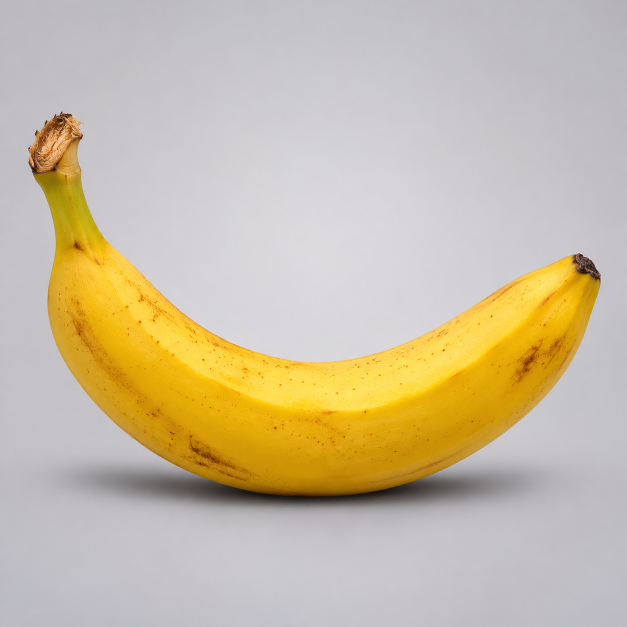
#> input picture 03_tkinter/images/banana.png, 1254 x 1254 px (shown at 1/2 size)
$ python '30_HSV색상2.py'
#> lines starting #> are read from the running program, lines starting #| are printed output that depends on the picture; after the words box and inside, x2 and y2 are one past the last pixel; in counts of white or black regions, pixels touching at a corner belong together
"""
HSV 색상을 사용
"""

import numpy as np
import cv2

# [4 lines of commented-out code are left out]
fruit = cv2.imread("../03_tkinter/images/banana.png")
#> fruit is the input picture: shape (1254, 1254, 3); mean B, G, R 164.3, 189.3, 201.6

if fruit is None:
    print("이미지가 존재하지 않습니다")
    exit(1)

# BGR → HSV 변환
hsv = cv2.cvtColor(fruit, cv2.COLOR_BGR2HSV)
#> hsv: shape (1254, 1254, 3); mean H, S, V 107.2, 51.3, 204

# HSV 채널 분리
h = hsv[:, :, 0]    # 색상 (0 ~ 179), 모든 색상 종류를 표현
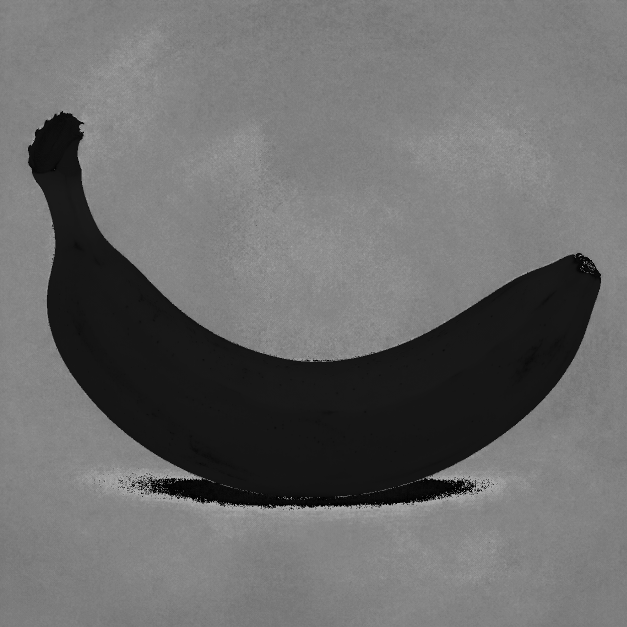
#> h: shape (1254, 1254) (shown at 1/2 size); min 0, max 179, mean 107.2
s = hsv[:, :, 1]    # 채도 (0 ~ 255), 색의 진하기를 표현
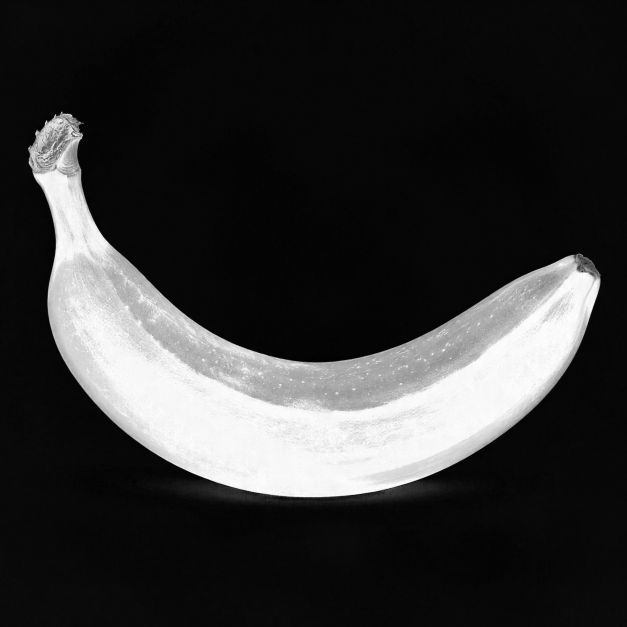
#> s: shape (1254, 1254) (shown at 1/2 size); min 0, max 255, mean 51.3
v = hsv[:, :, 2]    # 명도 (0 ~ 255), 색의 밝기를 표현
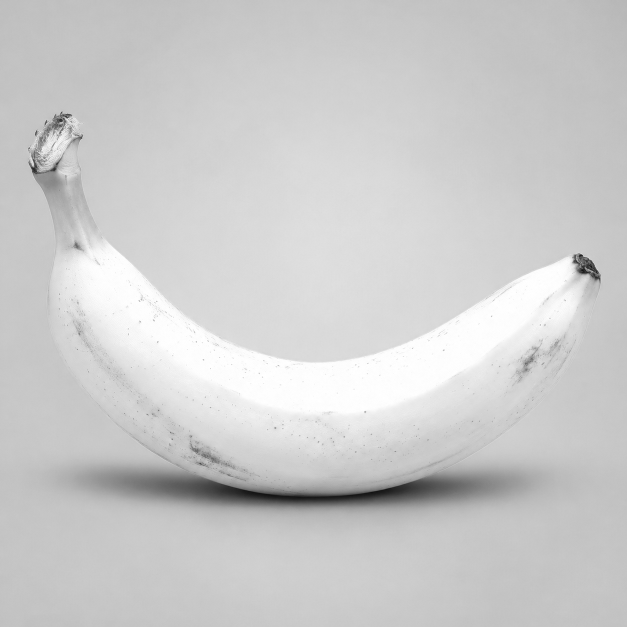
#> v: shape (1254, 1254) (shown at 1/2 size); min 11, max 255, mean 204

# 채도 채널에 OTSU이진화를 적용해서 0 <---> 255로 분리
# 채도가 0인 곳에는 검정을, 채도가 255인 곳에는 흰색을 설정
threshold, otsu = cv2.threshold(
    s, 0, 255,
    cv2.THRESH_BINARY + cv2.THRESH_OTSU)
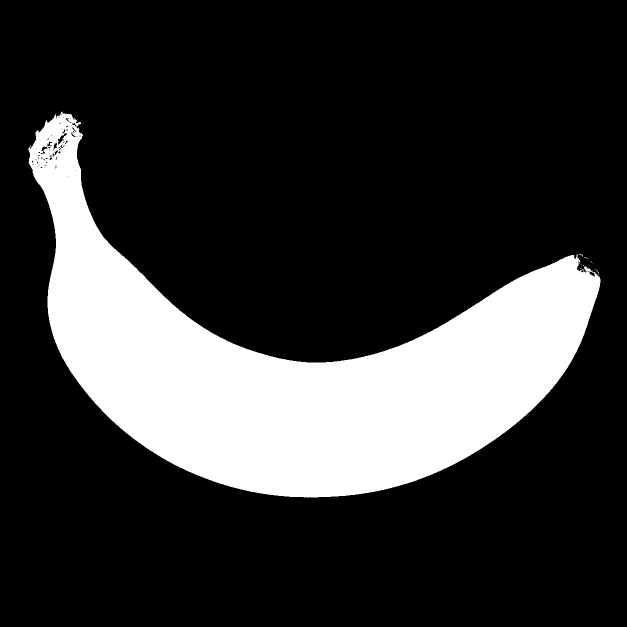
#> otsu: shape (1254, 1254) (shown at 1/2 size); 20.8% white; 20 white regions (19 under 20 px), largest, box (x1, y1, x2, y2) and area: (57, 223, 1201, 995) 327586
#> threshold = 113
print("s의 임계값", threshold)
#| s의 임계값 113.0

# mask = s > 40   # 진한 색상(과일) 찾기
mask = otsu == 255

result = fruit.copy()

result[mask] = (0, 0, 0)    # 대상은 검정
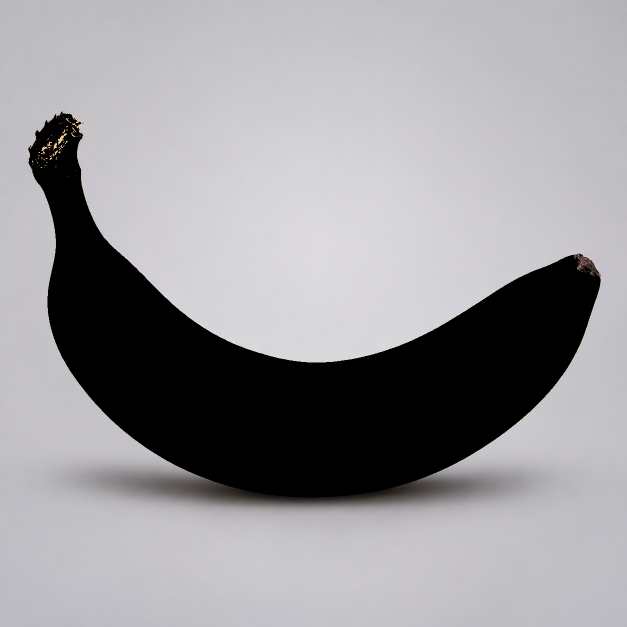
#> result: shape (1254, 1254, 3) (shown at 1/2 size); mean B, G, R 157.6, 153.8, 155.4
result[~mask] = (255, 255, 255)     # 나머지 흰색

# 리사이즈 후 병합
r1 = cv2.resize(fruit, (300, 300))
r2 = cv2.resize(result, (300, 300))
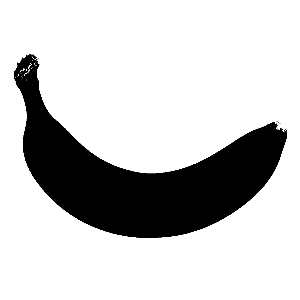
#> r2: shape (300, 300, 3); min 0, max 255, mean 201.9
merge = np.hstack((r1, r2))
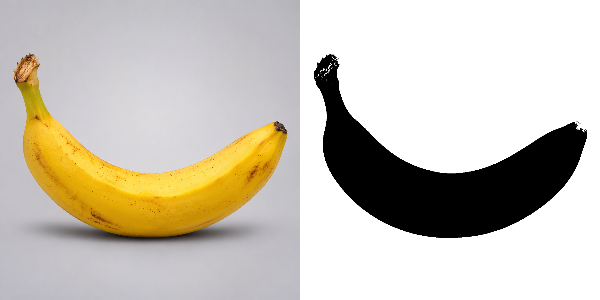
#> merge: shape (300, 600, 3); mean B, G, R 183.1, 195.5, 201.7

# 이미지 출력
cv2.imshow("merge", merge)
cv2.waitKey(0)
cv2.destroyAllWindows()

$ run again, with 02_numpy_opencv/images/orange.png copied over 03_tkinter/images/banana.png
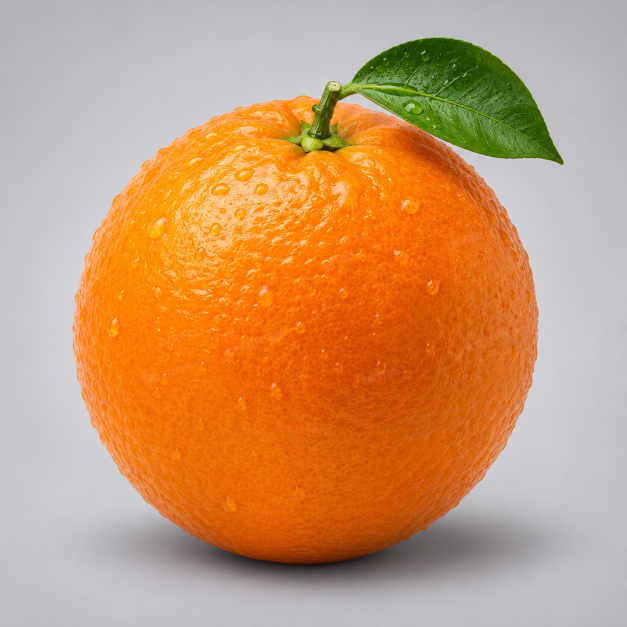
#> input picture 02_numpy_opencv/images/orange.png, 1254 x 1254 px (shown at 1/2 size)
#> fruit is the input picture: shape (1254, 1254, 3); mean B, G, R 111.9, 153.6, 201.6
#> hsv: shape (1254, 1254, 3); mean H, S, V 72.6, 111.9, 205.3
#> `threshold, otsu = cv2.threshold( s, 0, 255, cv2.THRESH_BINARY + cv2.TH..`:
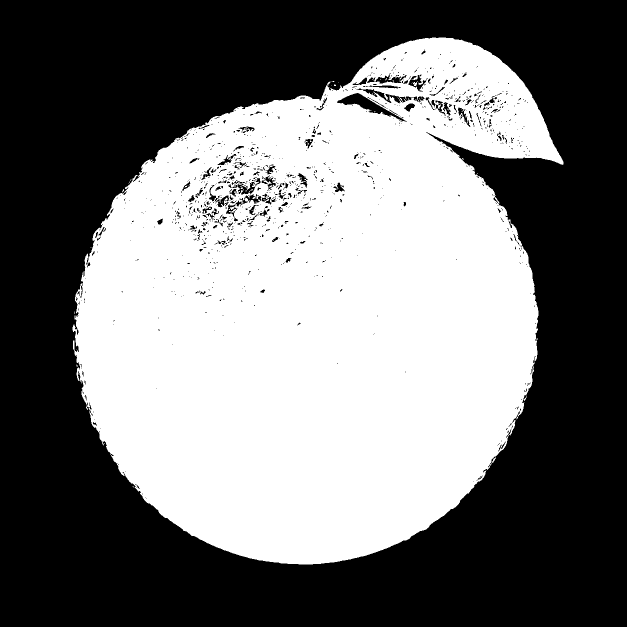
#> otsu: shape (1254, 1254) (shown at 1/2 size); 46% white; 53 white regions (50 under 20 px), largest, box (x1, y1, x2, y2) and area: (145, 75, 1127, 1129) 722404, (826, 162, 835, 172) 45, (1048, 791, 1054, 802) 20
#> threshold = 120
#| s의 임계값 120.0
#> `merge = np.hstack((r1, r2))`:
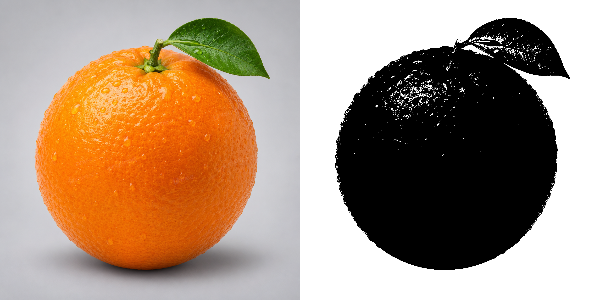
#> merge: shape (300, 600, 3); mean B, G, R 124.8, 145.6, 169.6

$ run again, with 02_numpy_opencv/images/strawberry.png copied over 03_tkinter/images/banana.png
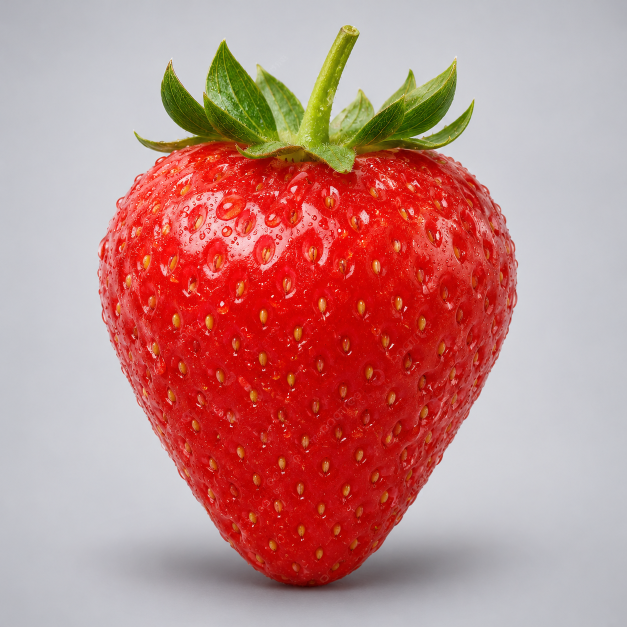
#> input picture 02_numpy_opencv/images/strawberry.png, 1254 x 1254 px (shown at 1/2 size)
#> fruit is the input picture: shape (1254, 1254, 3); mean B, G, R 134.7, 138.1, 193.3
#> hsv: shape (1254, 1254, 3); mean H, S, V 79, 90.5, 198.1
#> `threshold, otsu = cv2.threshold( s, 0, 255, cv2.THRESH_BINARY + cv2.TH..`:
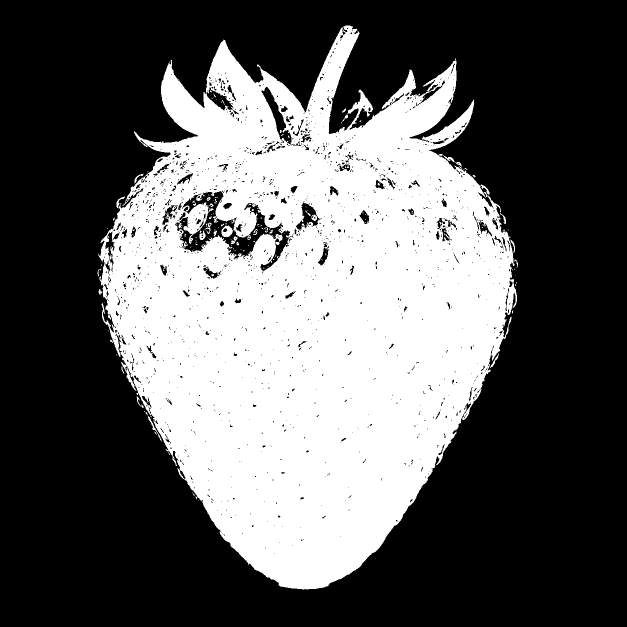
#> otsu: shape (1254, 1254) (shown at 1/2 size); 37% white; 195 white regions (162 under 20 px), largest, box (x1, y1, x2, y2) and area: (197, 51, 1034, 1179) 579088, (443, 451, 466, 474) 349, (399, 455, 421, 480) 189
#> threshold = 117
#| s의 임계값 117.0
#> `merge = np.hstack((r1, r2))`:
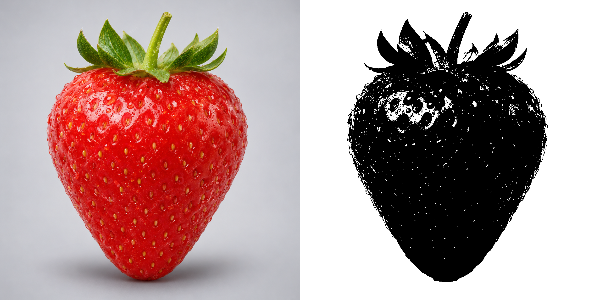
#> merge: shape (300, 600, 3); mean B, G, R 147.6, 149.3, 176.9

$ run again, with 02_numpy_opencv/images/grape.png copied over 03_tkinter/images/banana.png
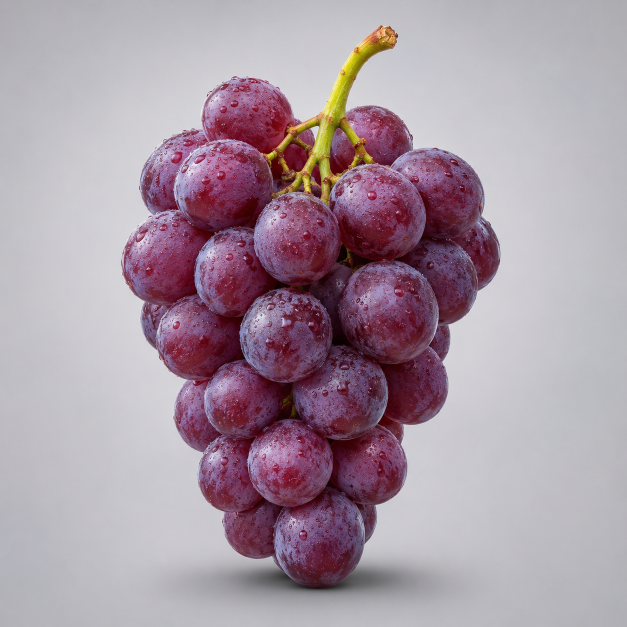
#> input picture 02_numpy_opencv/images/grape.png, 1254 x 1254 px (shown at 1/2 size)
#> fruit is the input picture: shape (1254, 1254, 3); mean B, G, R 162.3, 151.3, 168
#> hsv: shape (1254, 1254, 3); mean H, S, V 134.2, 47.9, 171.7
#> otsu: shape (1254, 1254); 24.4% white; 1945 white regions (1857 under 20 px), largest, box (x1, y1, x2, y2) and area: (245, 51, 996, 1177) 372475, (857, 651, 898, 724) 1410, (690, 345, 732, 375) 347
#> threshold = 84
#| s의 임계값 84.0
#> `merge = np.hstack((r1, r2))`:
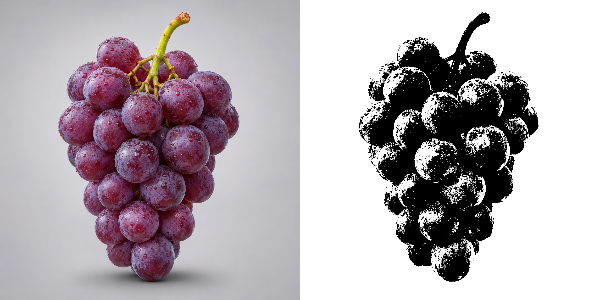
#> merge: shape (300, 600, 3); mean B, G, R 177.5, 172, 180.3
